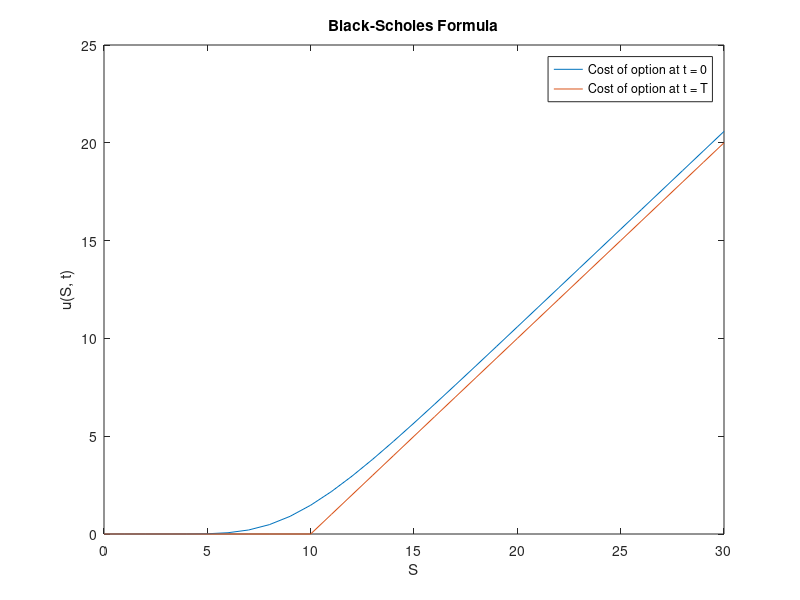
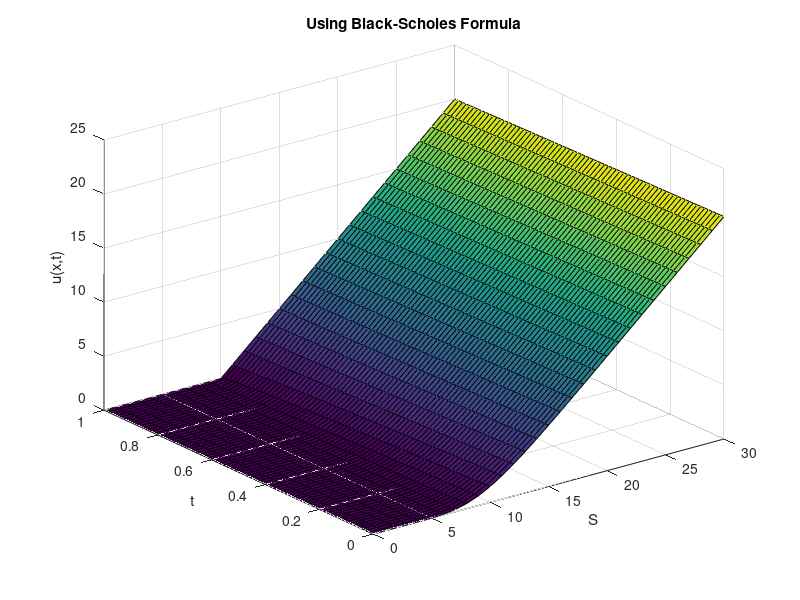
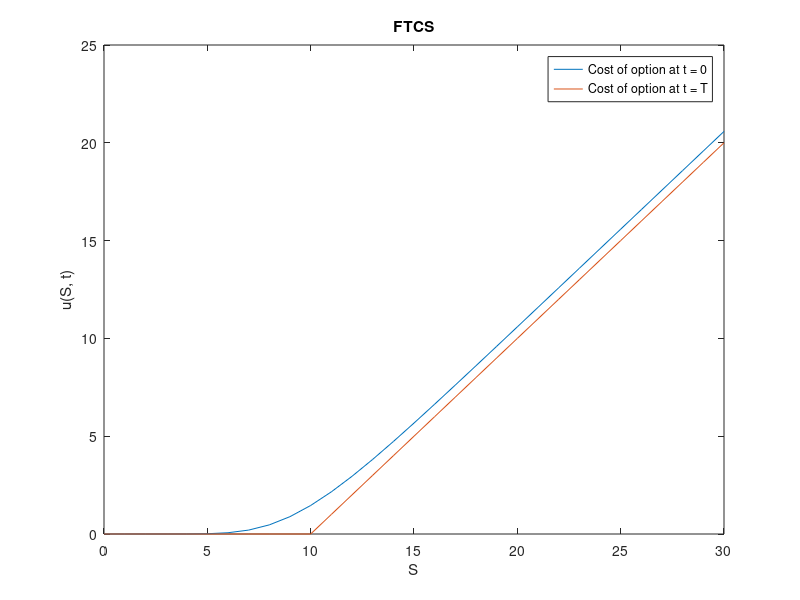
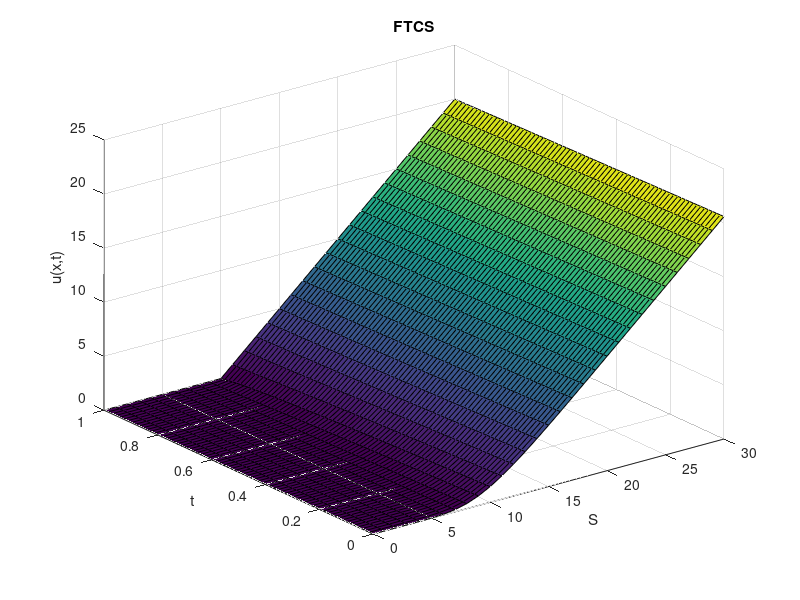

The MATLAB script that drew these images, in order: (Note: this script raises an error after producing the figures.)
function q1
	close all; clear; im_num = 1;
	% Terminal Condition flag
	isTerminal = true;

	T = 1;
	K = 10;
	r = 0.06;
	sig = 0.3;
	delta = 0;

	% Boundary
	S_min = 0;
	S_max = 30;

	h = 1;
	k = h^2/70;
	m = (S_max - S_min)/h;
	n = ceil(T/k);

	S = S_min:h:S_max;
	Time = 0:k:T;

	Uo = BS(T, K, r, sig, delta, S, Time, h, k);
	figure; plot(S, Uo(1, :)); hold on; plot(S, Uo(end, :)); hold off;
	legend('Cost of option at t = 0', 'Cost of option at t = T'); xlabel('S'); ylabel('u(S, t)'); title('Black-Scholes Formula');
	saveas(gcf, sprintf('plots/q1_%d.png', im_num)); im_num = im_num + 1;
	figure; surf(S, Time, Uo); xlabel('S'); ylabel('t'); zlabel('u(x,t)'); title('Using Black-Scholes Formula');
	saveas(gcf, sprintf('plots/q1_%d.png', im_num)); im_num = im_num + 1;

	% Greeks
	Do = Call_delta(T, K, r, sig, delta, S(2:end-1), 0);
	Go = Call_gamma(T, K, r, sig, delta, S(2:end-1), 0);

	U = FTCS(T, K, r, sig, delta, S, Time, h, k, isTerminal);
	figure; plot(S, U(1, :)); hold on; plot(S, U(end, :)); hold off;
	legend('Cost of option at t = 0', 'Cost of option at t = T'); xlabel('S'); ylabel('u(S, t)'); title('FTCS');
	saveas(gcf, sprintf('plots/q1_%d.png', im_num)); im_num = im_num + 1;
	figure; surf(S, Time, U); xlabel('S'); ylabel('t'); zlabel('u(x,t)'); title('FTCS');
	saveas(gcf, sprintf('plots/q1_%d.png', im_num)); im_num = im_num + 1;
	
	D = differentiate(U(1, :), h); G = double_differentiate(U(1, :), h); Sx = S(2:end-1);
	figure; plot(S, Uo(1, :)); hold on; plot(S, U(1, :)); hold off;
	legend('Option cost using Formula, t = 0', 'Option cost using Finite Difference Method, t = 0'); xlabel('S'); ylabel('u(S, t)'); title('FTCS');
	saveas(gcf, sprintf('plots/q1_%d.png', im_num)); im_num = im_num + 1;
	figure; plot(S, abs(U(1,:) - Uo(1,:)));	xlabel('S'); ylabel('Error'); title('FTCS Option cost error');
	saveas(gcf, sprintf('plots/q1_%d.png', im_num)); im_num = im_num + 1;
	figure; surf(S, Time, abs(U - Uo));	xlabel('S'); ylabel('t'); zlabel('Error'); title('FTCS Option cost error');
	saveas(gcf, sprintf('plots/q1_%d.png', im_num)); im_num = im_num + 1;

	figure; plot(Sx, Do); hold on; plot(Sx, D); hold off;
	legend('Delta value using Formula, t = 0', 'Delta value Finite Difference Method, t = 0'); xlabel('S'); ylabel('Delta(S, t)'); title('FTCS Delta');
	saveas(gcf, sprintf('plots/q1_%d.png', im_num)); im_num = im_num + 1;
	figure; plot(Sx, abs(Do - D));	xlabel('S'); ylabel('Error'); title('FTCS Delta value error');
	saveas(gcf, sprintf('plots/q1_%d.png', im_num)); im_num = im_num + 1;

	figure; plot(Sx, Go); hold on; plot(Sx, G); hold off;
	legend('Gamma value using Formula, t = 0', 'Gamma value Finite Difference Method, t = 0'); xlabel('S'); ylabel('Gamma(S, t)'); title('FTCS Gamma');
	saveas(gcf, sprintf('plots/q1_%d.png', im_num)); im_num = im_num + 1;
	figure; plot(Sx, abs(Go - G));	xlabel('S'); ylabel('Error'); title('FTCS Gamma value error');
	saveas(gcf, sprintf('plots/q1_%d.png', im_num)); im_num = im_num + 1;
	
	Methods = {'Matlab Back-Slash', 'Gauss-Seidel', 'Jacobi', 'SOR'};
	for meth = 1:1
		U = BTCS(T, K, r, sig, delta, S, Time, h, k, isTerminal, Methods{meth});
		figure; plot(S, U(1, :)); hold on; plot(S, U(end, :)); hold off;
		legend('Cost of option at t = 0', 'Cost of option at t = T'); xlabel('S'); ylabel('u(S, t)'); title(sprintf('BTCS using %s method', Methods{meth}));
		saveas(gcf, sprintf('plots/q1_%d.png', im_num)); im_num = im_num + 1;
		figure; surf(S, Time, U); xlabel('S'); ylabel('t'); zlabel('u(S,t)'); title(sprintf('BTCS using %s method', Methods{meth}));
		saveas(gcf, sprintf('plots/q1_%d.png', im_num)); im_num = im_num + 1;

		D = differentiate(U(1, :), h); G = double_differentiate(U(1, :), h); Sx = S(2:end-1);
		figure; plot(S, Uo(1, :)); hold on; plot(S, U(1, :)); hold off;
		legend('Option cost using Formula, t = 0', 'Option cost using Finite Difference Method, t = 0'); xlabel('S'); ylabel('u(S, t)'); title('BTCS');
		saveas(gcf, sprintf('plots/q1_%d.png', im_num)); im_num = im_num + 1;
		figure; plot(S, abs(U(1,:) - Uo(1,:)));	xlabel('S'); ylabel('Error'); title('BTCS Option cost error');
		saveas(gcf, sprintf('plots/q1_%d.png', im_num)); im_num = im_num + 1;
		figure; surf(S, Time, abs(U - Uo));	xlabel('S'); ylabel('t'); zlabel('Error'); title('BTCS Option cost error');
		saveas(gcf, sprintf('plots/q1_%d.png', im_num)); im_num = im_num + 1;

		figure; plot(Sx, Do); hold on; plot(Sx, D); hold off;
		legend('Delta value using Formula, t = 0', 'Delta value Finite Difference Method, t = 0'); xlabel('S'); ylabel('Delta(S, t)'); title('BTCS Delta');
		saveas(gcf, sprintf('plots/q1_%d.png', im_num)); im_num = im_num + 1;
		figure; plot(Sx, abs(Do - D));	xlabel('S'); ylabel('Error'); title('BTCS Delta value error');
		saveas(gcf, sprintf('plots/q1_%d.png', im_num)); im_num = im_num + 1;

		figure; plot(Sx, Go); hold on; plot(Sx, G); hold off;
		legend('Gamma value using Formula, t = 0', 'Gamma value Finite Difference Method, t = 0'); xlabel('S'); ylabel('Gamma(S, t)'); title('BTCS Gamma');
		saveas(gcf, sprintf('plots/q1_%d.png', im_num)); im_num = im_num + 1;
		figure; plot(Sx, abs(Go - G));	xlabel('S'); ylabel('Error'); title('BTCS Gamma value error');
		saveas(gcf, sprintf('plots/q1_%d.png', im_num)); im_num = im_num + 1;
	end

	for meth = 1:1
		U = Crank(T, K, r, sig, delta, S, Time, h, k, isTerminal, Methods{meth});
		figure; plot(S, U(1, :)); hold on; plot(S, U(end, :)); hold off;
		legend('Cost of option at t = 0', 'Cost of option at t = T'); xlabel('S'); ylabel('u(S, t)'); title(sprintf('Crank-Nicolson using %s method', Methods{meth}));
		saveas(gcf, sprintf('plots/q1_%d.png', im_num)); im_num = im_num + 1;
		figure; surf(S, Time, U); xlabel('S'); ylabel('t'); zlabel('u(S,t)'); title(sprintf('Crank-Nicolson using %s method', Methods{meth}));
		saveas(gcf, sprintf('plots/q1_%d.png', im_num)); im_num = im_num + 1;

		D = differentiate(U(1, :), h); G = double_differentiate(U(1, :), h); Sx = S(2:end-1);
		figure; plot(S, Uo(1, :)); hold on; plot(S, U(1, :)); hold off;
		legend('Option cost using Formula, t = 0', 'Option cost using Finite Difference Method, t = 0'); xlabel('S'); ylabel('u(S, t)'); title('Crank-Nicolson');
		saveas(gcf, sprintf('plots/q1_%d.png', im_num)); im_num = im_num + 1;
		figure; plot(S, abs(U(1,:) - Uo(1,:)));	xlabel('S'); ylabel('Error'); title('Crank-Nicolson Option cost error');
		saveas(gcf, sprintf('plots/q1_%d.png', im_num)); im_num = im_num + 1;
		figure; surf(S, Time, abs(U - Uo));	xlabel('S'); ylabel('t'); zlabel('Error'); title('Crank-Nicolson Option cost error');
		saveas(gcf, sprintf('plots/q1_%d.png', im_num)); im_num = im_num + 1;

		figure; plot(Sx, Do); hold on; plot(Sx, D); hold off;
		legend('Delta value using Formula, t = 0', 'Delta value Finite Difference Method, t = 0'); xlabel('S'); ylabel('Delta(S, t)'); title('Crank-Nicolson Delta');
		saveas(gcf, sprintf('plots/q1_%d.png', im_num)); im_num = im_num + 1;
		figure; plot(Sx, abs(Do - D));	xlabel('S'); ylabel('Error'); title('Crank-Nicolson Delta value error');
		saveas(gcf, sprintf('plots/q1_%d.png', im_num)); im_num = im_num + 1;

		figure; plot(Sx, Go); hold on; plot(Sx, G); hold off;
		legend('Gamma value using Formula, t = 0', 'Gamma value Finite Difference Method, t = 0'); xlabel('S'); ylabel('Gamma(S, t)'); title('Crank-Nicolson Gamma');
		saveas(gcf, sprintf('plots/q1_%d.png', im_num)); im_num = im_num + 1;
		figure; plot(Sx, abs(Go - G));	xlabel('S'); ylabel('Error'); title('Crank-Nicolson Gamma value error');
		saveas(gcf, sprintf('plots/q1_%d.png', im_num)); im_num = im_num + 1;
	end
end

function [y] = f(S, K)
	temp1 = zeros(size(S));
	temp2 = S - K;
	y = max([temp1; temp2]);
end

function [y] = g1(r, s, Tau, K)
	y = 0;
end

function [y] = g2(r, s, Tau, K)
	y = s - K*exp(-r.*Tau);
end

function [y] = fa(sig, s)
	y = sig.^2 .* s.^2 / 2;
end

function [y] = fb(r, delta, s);
	y = (r - delta) .* s;
end

function [y] = fc(r)
	y = -r;
end

function [y] = Call_value(T, K, r, sig, delta, s, t)
	d1 = (1/(sig*sqrt(T-t))) * (log(s/K) + (r - delta + sig^2/2)*(T-t));
	d2 = (1/(sig*sqrt(T-t))) * (log(s/K) + (r - delta - sig^2/2)*(T-t));

	y = s*exp(-delta*(T-t))*normcdf(d1) - K*exp(-r*(T-t))*normcdf(d2);
	% if isnan(y)
	% 	T, K, r, sig, delta, s, t, d1, d2
	% end
end

function [y] = Call_delta(T, K, r, sig, delta, s, t)
	d1 = (1/(sig*sqrt(T-t))) * (log(s/K) + (r - delta + sig^2/2)*(T-t));
	y = exp(-delta*(T-t))*normcdf(d1);
end

function [y] = Call_gamma(T, K, r, sig, delta, s, t)
	d1 = (1/(sig*sqrt(T-t))) * (log(s/K) + (r - delta + sig^2/2)*(T-t));
	y = exp(-delta*(T-t))*normpdf(d1)./(s*sig*sqrt(T-t));
end

function [U] = BS(T, K, r, sig, delta, S, Time, h, k)
	fprintf('\nUsing Black-Scholes formula\n');
	m = length(S);
	n = length(Time);
	U = zeros(n, m);

	for i = 1:n-1
		for j = 1:m
			U(i, j) = Call_value(T, K, r, sig, delta, S(j), Time(i));
		end
	end

	U(n, :) = f(S, K);
end

function [y] = differentiate(U, h)
	y = (U(3:end) - U(1:end-2))/(2*h);
end

function [y] = double_differentiate(U, h)
	y = (U(1:end-2) - 2*U(2:end-1) + U(3:end))/h^2;
end

function [U] = FTCS(T, K, r, sig, delta, S, Tau, h, k, isTerminal)
	fprintf('\nRunning FTCS\n');
	m = length(S);
	n = length(Tau);
	U = zeros(n, m);

	if isTerminal
		k = -k;
	end

	U(1:end, 1) = g1(r, S(1), Tau, K);
	U(1:end, end) = g2(r, S(end), Tau, K);
	U(1, 1:end) = f(S, K);

	for i = 2:n
		for j = 2:m-1
			aa = fa(sig, S(j));
			bb = fb(r, delta, S(j));
			cc = fc(r);
			U(i, j) = (-aa*k/h^2 + 0.5*bb*k/h)*U(i-1,j-1) + (1 + 2*aa*k/h^2 - cc*k)*U(i-1,j) + (-aa*k/h^2 - 0.5*bb*k/h)*U(i-1,j+1);
		end
	end

	if isTerminal
		U = flipud(U);
	end
end

function [U] = BTCS(T, K, r, sig, delta, S, Tau, h, k, isTerminal, method)
	fprintf('\nRunning BTCS\n');
	fprintf('Using %s method\n', method);
	m = length(S);
	n = length(Tau);
	U = zeros(n, m);

	if isTerminal
		k = -k;
	end

	U(1:end, 1) = g1(r, S(1), Tau, K);
	U(1:end, end) = g2(r, S(end), Tau, K);
	U(1, 1:end) = f(S, K);

	for i = 2:n
		A = zeros(m, m);
		b = zeros(m, 1);

		aa = fa(sig, S);
		bb = fb(r, delta, S);
		cc = fc(r);

		A(1:m+1:end) = 1 - 2*aa*k/h^2 + cc*k;
		A(2:m+1:end) = aa(2:m)*k/h^2 - bb(2:m)*k/(2*h);
		A(m+1:m+1:end) = aa(1:m-1)*k/h^2 + bb(1:m-1)*k/(2*h);

		A(1,1) = 1;
		A(1,2) = 0;
		A(m,m) = 1;
		A(m,m-1) = 0;

		b(2:m-1) = U(i-1,2:m-1);
		b(1) = U(i,1);
		b(end) = U(i,end);

		if method(1) == 'B'
			U(i,:) = (A\b)';
		elseif method(1) == 'G'
			U(i,:) = gauss_seidel(A,b,1000,1e-5);
		elseif method(1) == 'J'
			U(i,:) = jacobi(A,b,1000,1e-5);
		else
			U(i,:) = sor(A,b,1000,1e-5);
		end			
			
	end

	if isTerminal
		U = flipud(U);
	end
end

function [U] = Crank(T, K, r, sig, delta, S, Tau, h, k, isTerminal, method)
	fprintf('\nRunning Crank Nicolson\n');
	fprintf('Using %s method\n', method);
	m = length(S);
	n = length(Tau);
	U = zeros(n, m);

	if isTerminal
		k = -k;
	end

	U(1:end, 1) = g1(r, S(1), Tau, K);
	U(1:end, end) = g2(r, S(end), Tau, K);
	U(1, 1:end) = f(S, K);

	for i = 2:n
		A = zeros(m, m);
		b = zeros(m, 1);

		aa = fa(sig, S);
		bb = fb(r, delta, S);
		cc = fc(r);

		A(1:m+1:end) = 2 - 2*aa*k/h^2 + cc*k;
		A(2:m+1:end) = aa(2:m)*k/h^2 - bb(2:m)*k/(2*h);
		A(m+1:m+1:end) = aa(1:m-1)*k/h^2 + bb(1:m-1)*k/(2*h);

		A(1,1) = 1;
		A(1,2) = 0;
		A(m,m) = 1;
		A(m,m-1) = 0;

		b(2:m-1) = (-aa(2:m-1)*k/h^2 + bb(2:m-1)*k/(2*h)) .* U(i-1,1:m-2) ...
					+ (2 + 2*aa(2:m-1)*k/h^2 - cc*k) .* U(i-1,2:m-1) ...
					+ (-aa(2:m-1)*k/h^2 - bb(2:m-1)*k/(2*h)) .* U(i-1,3:m);
		b(1) = U(i,1);
		b(end) = U(i,end);

		if method(1) == 'B'
			U(i,:) = (A\b)';
		elseif method(1) == 'G'
			U(i,:) = gauss_seidel(A,b,1000,1e-5);
		elseif method(1) == 'J'
			U(i,:) = jacobi(A,b,1000,1e-5);
		else
			U(i,:) = sor(A,b,1000,1e-5);
		end	
	end

	if isTerminal
		U = flipud(U);
	end
end